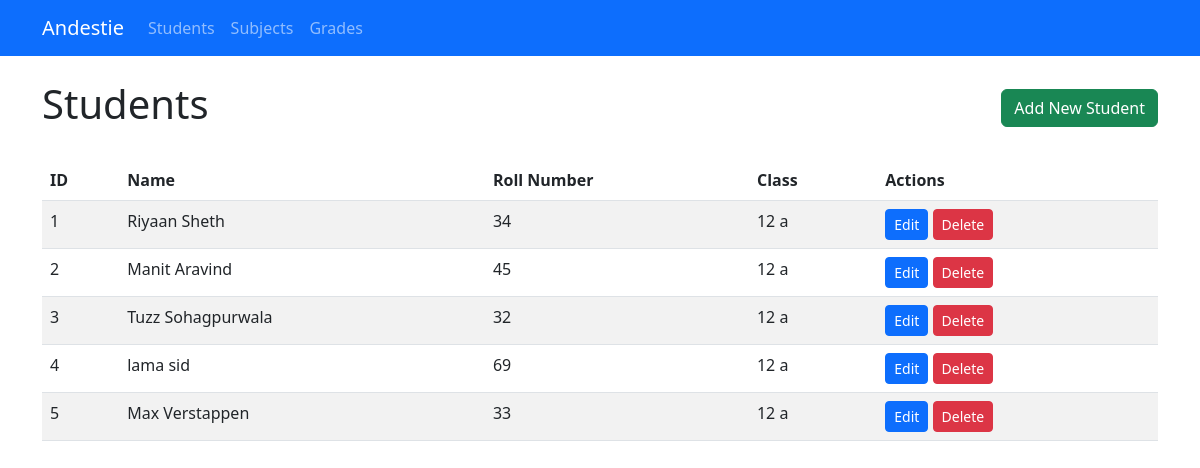
/students, run on the app's committed database.
### app.py (models this page shows, shortened)
class BaseEntity:
    def validate(self):
        """Validate the entity's data"""
        pass

class Student(db.Model, BaseEntity):
    id = db.Column(db.Integer, primary_key=True)
    name = db.Column(db.String(100), nullable=False)
    roll_number = db.Column(db.String(20), unique=True, nullable=False)
    class_name = db.Column(db.String(50), nullable=False)
    grades = db.relationship('Grade', backref='student', lazy=True)

### app.py (the view)
@app.route('/students')
def students():
    students = Student.query.all()
    return render_template('students.html', students=students)

### templates/students.html (shortened to what this page needs)
{% extends "base.html" %}
{% block content %}
<div class="d-flex justify-content-between align-items-center mb-4">
    <h1>Students</h1>
    <a href="/students/add" class="btn btn-success">Add New Student</a>
</div>
<div class="table-responsive">
    <table class="table table-striped">
        <thead>
            <tr>
                <th>ID</th>
                <th>Name</th>
                <th>Roll Number</th>
                <th>Class</th>
                <th>Actions</th>
            </tr>
        </thead>
        <tbody>
            {% for student in students %}
            <tr>
                <td>{{ student.id }}</td>
                <td>{{ student.name }}</td>
                <td>{{ student.roll_number }}</td>
                <td>{{ student.class_name }}</td>
                <td>
                    <a href="/students/edit/{{ student.id }}" class="btn btn-sm btn-primary">Edit</a>
                    <a href="/students/delete/{{ student.id }}" class="btn btn-sm btn-danger" onclick="return confirm('Are you sure you want to delete this student?')">Delete</a>
                </td>
            </tr>
            {% endfor %}
        </tbody>
    </table>
</div>
{% endblock %}

### templates/base.html (shortened to what this page needs)
<!DOCTYPE html>
<html lang="en">
<head>
    <link href="https://cdn.jsdelivr.net/npm/bootstrap@5.3.0/dist/css/bootstrap.min.css" rel="stylesheet">
    <link rel="stylesheet" href="https://cdn.jsdelivr.net/npm/bootstrap-icons@1.7.2/font/bootstrap-icons.css">
</head>
<body>
    <nav class="navbar navbar-expand-lg navbar-dark bg-primary">
        <div class="container">
            <a class="navbar-brand" href="/">Andestie</a>
            <div class="collapse navbar-collapse" id="navbarNav">
                <ul class="navbar-nav">
                    <li class="nav-item">
                        <a class="nav-link" href="/students">Students</a>
                    </li>
                    <li class="nav-item">
                        <a class="nav-link" href="/subjects">Subjects</a>
                    </li>
                    <li class="nav-item">
                        <a class="nav-link" href="/grades">Grades</a>
                    </li>
                </ul>
            </div>
        </div>
    </nav>
    <div class="container mt-4">
        {% block content %}{% endblock %}
    </div>
</body>
</html>

### data on the page
Student: id "1", name "Riyaan Sheth", roll_number "34", class_name "12 a"
Student: id "2", name "Manit Aravind", roll_number "45", class_name "12 a"
Student: id "3", name "Tuzz Sohagpurwala", roll_number "32", class_name "12 a"
Student: id "4", name "lama sid", roll_number "69", class_name "12 a"
Student: id "5", name "Max Verstappen", roll_number "33", class_name "12 a"
